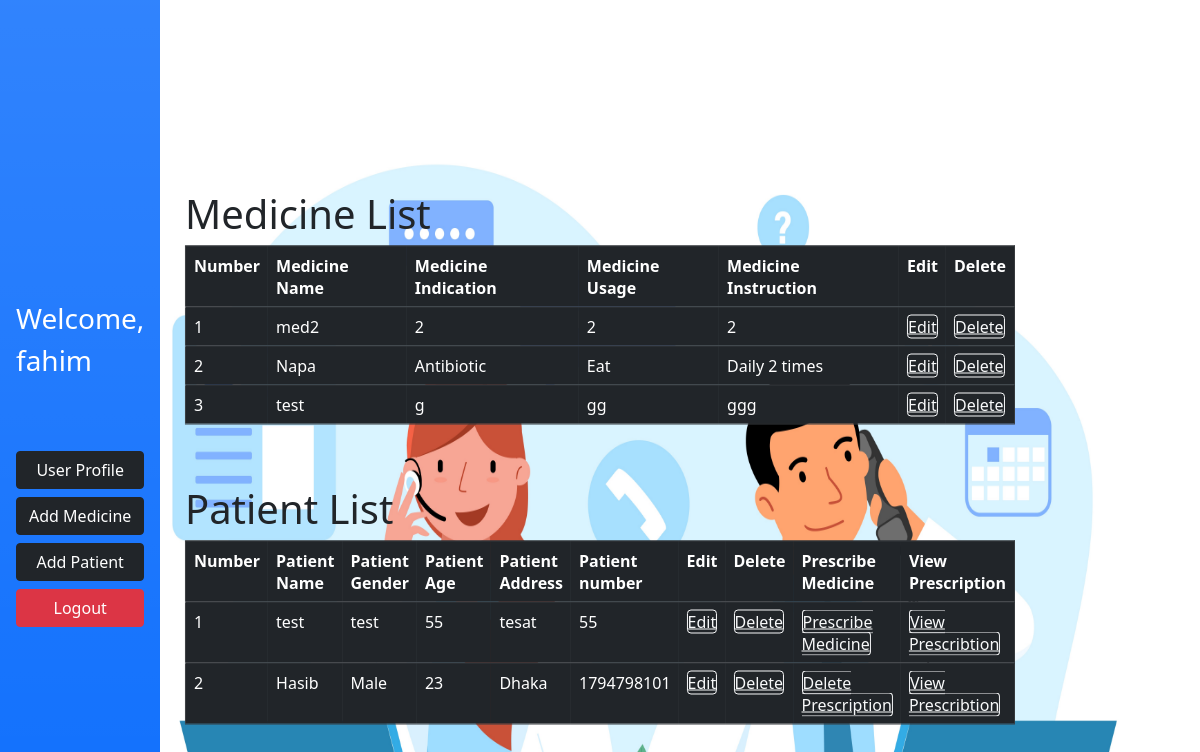
Before: /home.php (signed in) with the older database file.
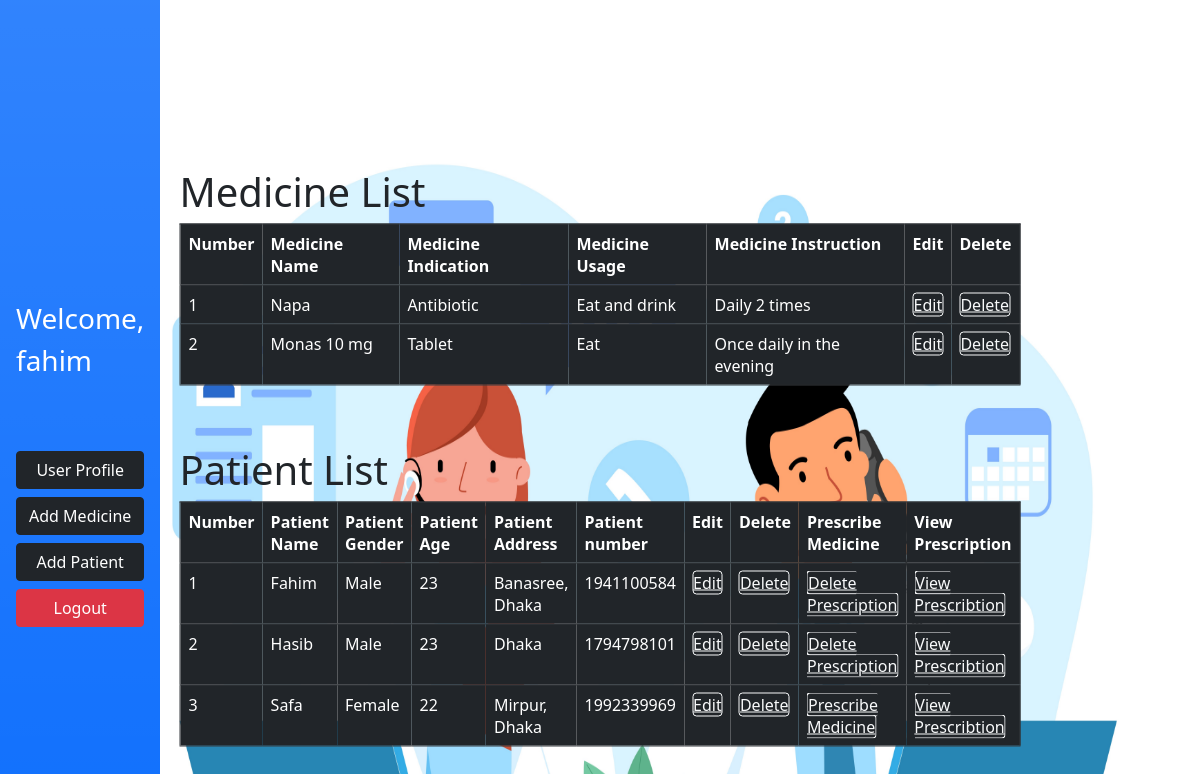
After: the same page with the newer database file.
### tables this page shows
CREATE TABLE `medicines` (
  `id` int(11) NOT NULL,
  `name` varchar(20) NOT NULL,
  `indication` varchar(20) NOT NULL,
  `usages` varchar(50) NOT NULL,
  `instruction` varchar(100) NOT NULL
);

CREATE TABLE `patientinfo` (
  `id` int(11) NOT NULL,
  `name` varchar(20) NOT NULL,
  `gender` varchar(20) NOT NULL,
  `age` int(11) NOT NULL,
  `address` varchar(100) NOT NULL,
  `number` int(11) NOT NULL
);

### home.php (the view, shortened to what this page needs)
<html>
<head>
<link rel="stylesheet" href="css/bootstrap.min.css">
</head>
<body>
    <table>
        <tr>
            <td class="p-3 mb-2 bg-primary bg-gradient text-white" height="929px">
                    <div class="leftside-menu menuitem-active">
                    <div class="h-100 show" id="leftside-menu-container" data-simplebar="init">
                        <?php
                        $loggedin = $_SESSION['logedin'];
                        if($loggedin == 'true'){
                            echo "<h3>Welcome, </h3> <h3>".$_SESSION['username']. ' </h3><br><br>';
                        }
                        else{
                            header('location:login.php');
                        }
                        ?>
                        <br>
                        <div class="d-grid gap-2">
                        <button class="btn btn-dark" onclick="window.location.href='createprofile.php'">User Profile</button>
                        <button class="btn btn-dark" onclick="window.location.href='insertmedicine.php'">Add Medicine</button>
                        <button class="btn btn-dark" onclick="window.location.href='insertpatient.php'">Add Patient</button>
                        <button class="btn btn-danger" onclick="window.location.href='login.php'">Logout</button>
                        </div>
                </div>
            </div>
            </td>
            <td>
            <div class="position-absolute top-50 start-50 translate-middle">
            <h1>Medicine List</h1>
                    <?php
                    $dbservername = "localhost";
                    $dbusername = "root";
                    $dbpassword = "";
                    $dbname = "onlineprescription";
                    $conn = mysqli_connect($dbservername, $dbusername, $dbpassword, $dbname);
                    $sql = "SELECT * from medicines";
                    $res = mysqli_query($conn, $sql);
                    if (mysqli_num_rows($res) > 0) {
                        $num = 1;
                        echo "<table border='1' width='100%' class='table table-dark table-hover'>";
                        echo "<tr>";
                        echo "<th>Number</th>";
                        echo "<th>Medicine Name</th>";
                        echo "<th>Medicine Indication</th>";
                        echo "<th>Medicine Usage</th>";
                        echo "<th>Medicine Instruction</th>";
                        echo "<th>Edit</th>";
                        echo "<th>Delete</th>";
                        echo "</tr>";
                        while($row = mysqli_fetch_assoc($res)) {
                            echo "<tr>";
                            echo "<td>".$num."</td>";
                            echo "<td>".$row["name"]."</td>";
                            echo "<td>".$row["indication"]."</td>";
                            echo "<td>".$row["usages"]."</td>";
                            echo "<td>".$row["instruction"]."</td>";
                            echo "<td> <span class='border border-light rounded'><a class='link-light' href='editmedicine.php?id=".$row["id"]."'>Edit</a></span></td>";
                            echo "<td><span class='border border-light rounded'><a class='link-light' href='deletemedicine.php?id=".$row["id"]."'>Delete</a> </span></td>";
                            echo "</tr>";
                            $num++;
                        }
                        echo "</table>";
                    } else {
                        echo "0 results";
                    }
                    echo "<br><br>";
                    echo "<h1>Patient List</h1>";
                    $sql = "SELECT * from patientinfo";
                    $res = mysqli_query($conn, $sql);
                    if (mysqli_num_rows($res) > 0) {
                        $num = 1;
                        echo "<table border='1' width='100%' class='table table-dark table-hover'>";
                        echo "<tr>";
                        echo "<th>Number</th>";
                        echo "<th>Patient Name</th>";
                        echo "<th>Patient Gender</th>";
                        echo "<th>Patient Age</th>";
                        echo "<th>Patient Address</th>";
                        echo "<th>Patient number</th>";
                        echo "<th>Edit</th>";
                        echo "<th>Delete</th>";
                        echo "<th>Prescribe Medicine</th>";
                        echo "<th>View Prescription</th>";
                        echo "</tr>";
                        while($row = mysqli_fetch_assoc($res)) {
                            echo "<tr>";
                            echo "<td>".$num."</td>";
                            echo "<td>".$row["name"]."</td>";
                            echo "<td>".$row["gender"]."</td>";
                            echo "<td>".$row["age"]."</td>";
                            echo "<td>".$row["address"]."</td>";
                            echo "<td>".$row["number"]."</td>";
                            echo "<td><span class='border border-light rounded'><a class='link-light' href='editpatient.php?id=".$row["id"]."'>Edit</a></span></td>";
                            echo "<td><span class='border border-light rounded'><a class='link-light' href='deletepatient.php?id=".$row["id"]."'>Delete</a></span></td>";
                            $patientid = $row["id"];
                            $sql2 = "SELECT * from prescribedmedicines where prescribedto = '$patientid'";
                            $res2 = mysqli_query($conn, $sql2);
                                if (mysqli_num_rows($res2) > 0) {
                                    echo "<td><span class='border border-light rounded'><a class='link-light' href='deleteprescription.php?id=".$row["id"]."'>Delete Prescription</a></span></td>";
                                    } else {
                                        echo "<td><span class='border border-light rounded'><a class='link-light' href='prescribemed.php?id=".$row["id"]."'>Prescribe Medicine</a></span></td>";
                                    }
                            echo "<td><span class='border border-light rounded'><a class='link-light' href='viewprescription.php?id=".$row["id"]."'>View Prescribtion</a></span></td>";
                            echo "</tr>";
                            $num++;
                        }
                        echo "</table>";
                    } else {
                        echo "0 results";
                    }
                    ?>
                </div>
            </td>
        </tr>
    </table>
</body>
</html>

### home.php (style rules this page uses)
body { background-image: url('bg.jpg'); background-repeat: no-repeat; background-attachment: fixed; background-size: 100% 100%; }

Changed rows visible on the page:
removed medicines: name "med2", indication "2", usages "2", instruction "2"
removed medicines: name "test", indication "g", usages "gg", instruction "ggg"
removed patientinfo: name "test", gender "test", age "55", address "tesat", number "55"
changed medicines "Napa": usages "Eat" → "Eat and drink"
added medicines: name "Monas 10 mg", indication "Tablet", usages "Eat", instruction "Once daily in the evening"
added patientinfo: name "Fahim", gender "Male", age "23", address "Banasree, Dhaka", number "1941100584"
added patientinfo: name "Safa", gender "Female", age "22", address "Mirpur, Dhaka", number "1992339969"
